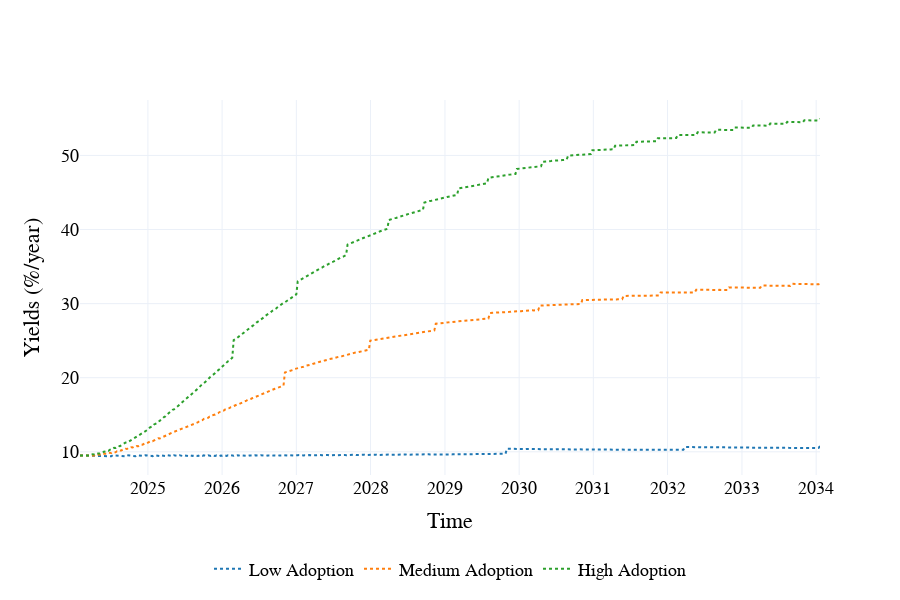

The code cell stored with this chart in its notebook:
### Code cell
visualizations.plot_yields_per_subset_subplots(
    df_1,
    scenario_names={
    0: "Low Adoption",
    1: "Medium Adoption",
    2: "High Adoption"}
)

### Figure 1 — Plotly figure (JSON) as saved in the notebook; plotly's stock layout.template omitted (floating-point values rounded to 4 significant figures; data arrays with more than 128 entries replaced by an {"elided": "..."} marker saying what was removed)
{"data": [{"line": {"color": "#1f77b4", "dash": "dot"}, "name": "Low Adoption", "type": "scatter", "x": {"elided": "521 str values"}, "y": {"elided": "521 float values"}}, {"line": {"color": "#ff7f0e", "dash": "dot"}, "name": "Medium Adoption", "type": "scatter", "x": {"elided": "521 str values"}, "y": {"elided": "521 float values"}}, {"line": {"color": "#2ca02c", "dash": "dot"}, "name": "High Adoption", "type": "scatter", "x": {"elided": "521 str values"}, "y": {"elided": "521 float values"}}], "layout": {"autosize": false, "font": {"color": "black", "family": "Arial", "size": 18}, "height": 600, "hovermode": "x unified", "legend": {"font": {"color": "black", "size": 18}, "orientation": "h", "x": 0.5, "xanchor": "center", "y": -0.3, "yanchor": "bottom"}, "paper_bgcolor": "rgba(255, 255, 255, 1)", "plot_bgcolor": "rgba(255, 255, 255, 1)", "width": 900, "xaxis": {"title": {"text": "Time"}}, "yaxis": {"title": {"text": "Yields (%/year)"}}}}
